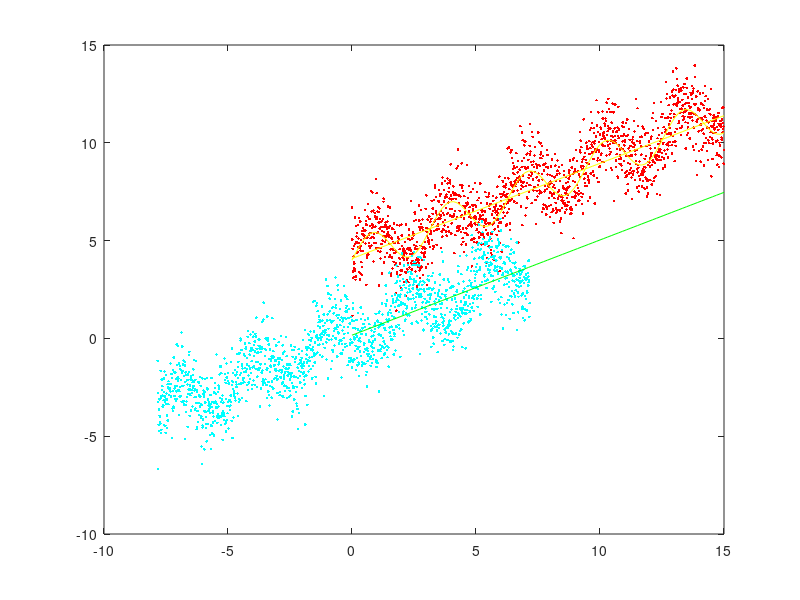

Recreate this plot in MATLAB.
%
%  COURSEWORK 1 | Prof. Alberto Paccanaro
%
% 
% Insert BELOW your code for exercises 1, 5, 6, 7
% The templates for functions for exercises 2, 3 and 4 are provided in separate files.
%


%% ================== Exercise 1 ==================

%creating file
data = [1.2 1.4 1.8 1.3; 2.2 2.5 1.7 2.9];
save 'salesfigs.dat' data -ascii

%loading the file - a 2x4 matrix
load salesfigs.dat

%creating two vectors
v1 = salesfigs(1,:);
v2 = salesfigs(2,:);

%plotting
plot(v1, 'ko')
hold on
plot(v2, 'k*')
xlabel('Quarter')
ylabel('Sales (bilions)')
title('ABC Corporation Sales: 2013')
legend('Division A','Division B')
hold off
%% ================== Exercise 5 ==================

%generating 1000 points uniformly distributed
u = rand(2,1000)*15 + 20;

%plotting
plot(u(1,:), u(2,:), 'r*')
axis([-10 40 -5 40])
hold on
plot(randn(1,1000) + 3, randn(1,1000) + 3, 'b*')
hold off
%% ================== Exercise 6 ==================

%creating 3D point normally distributed
normal = randn(3,10000);

%checking which points are not positive and finding their columns
index = find(~sum(normal <= 0, 1));

%our new set of normalized values are:
normalp = normal(:, index);

%normalizing:
data = normalp./(sum(normalp.^2)).^(1/2);

%plotting
plot3(data(1,:), data(2,:), data(3,:), 'r*')


%% ================== Exercise 7 ==================

%creating data
x = linspace(0,15);
y = sin(2*x) + x/2 + 4; %function
xvec = 0:0.01:15;
noise = randn(1, size(xvec,2));
data = noise + sin(2*xvec) + xvec/2 + 4; %noisy data

%plotting
plot(xvec, data, 'r.') 
hold on
plot(x, y, 'y') 
set(gca,'Color','k') %black background

%plotting data centeriong in their mean
plot(xvec - mean(data), data - mean(data), 'c.')

%fitting the model
c = (xvec -mean(data))' .^ [0:1];
model = c \ (data - mean(data))';

%plotting on the original x
plot(x, model(2)*x + model(1), 'g')

%it is sufficient to sum a constant on the model above to center on
%original data. The constant is equal to mean(data)/2, because plotting on
%the original x already shifts the model to the upper right
plot(x, model(2)*x + model(1) + mean(data)/2, 'y')